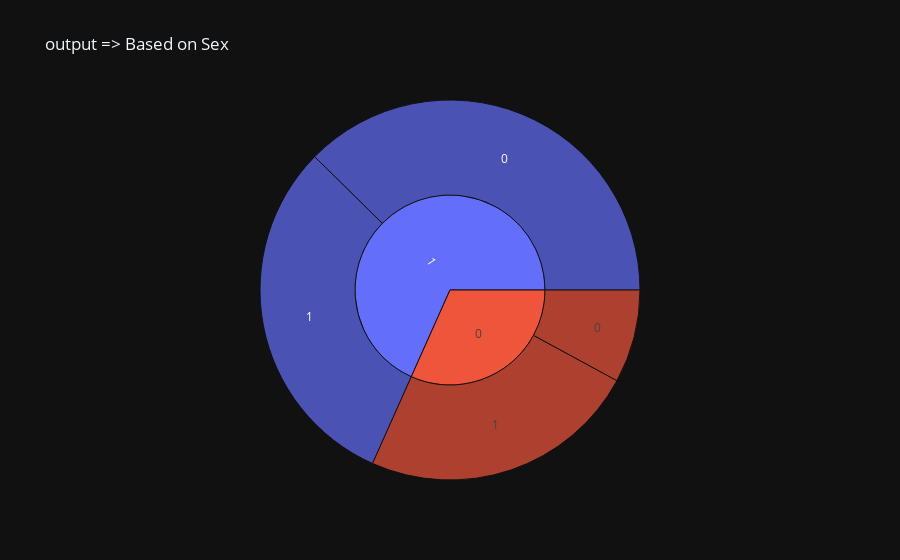
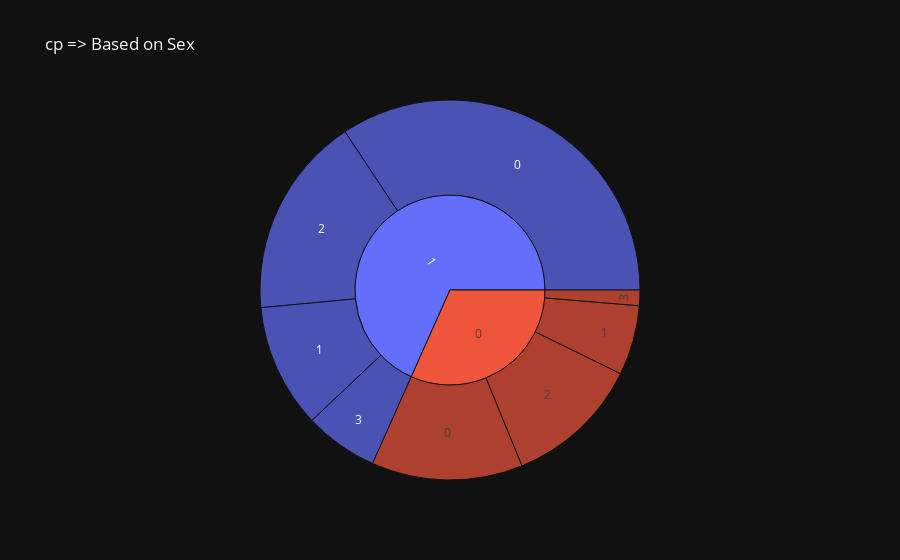
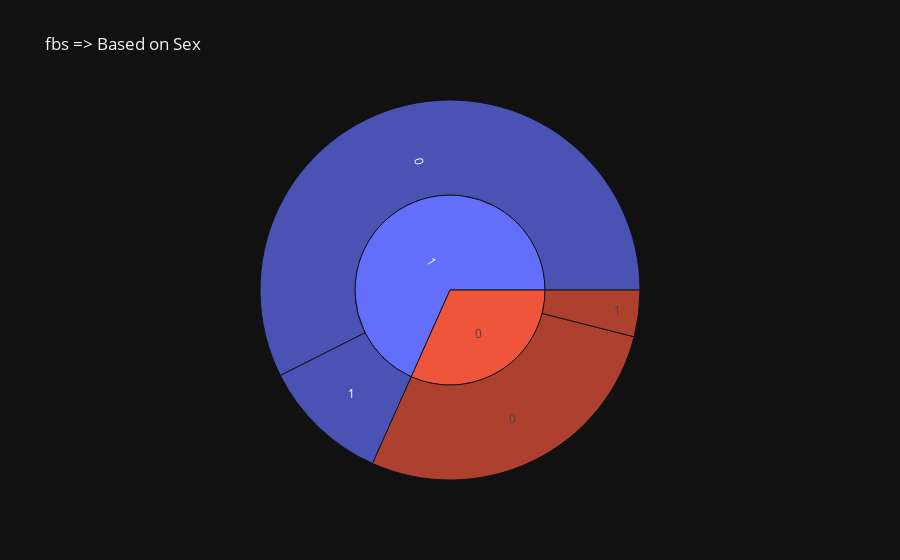
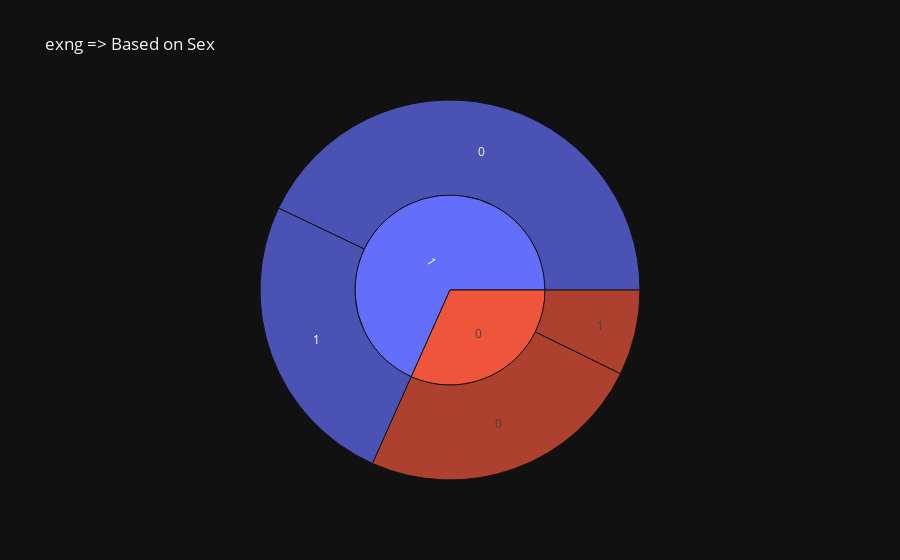

These figures' notebook cell, in order:
### Markdown cell above
**The sunburst plots from Plotly show more specific visualizations. They visualize hierarchical data spanning outwards radially from root to leaves. The sunburst sector hierarchy is determined by the entries in labels ( names in px. sunburst ) and in parents . The root starts from the center and children are added to the outer rings.**<br>
> In this case, the parent column is "Sex".

### Code cell
class_cols=["output",'cp',"fbs","exng","restecg","thall","caa","slp"]
for col in class_cols:
    ax= px.sunburst(data1, names= col,path= ["sex",col],template= "plotly_dark", title= "{} => Based on Sex".format(col))
    ax.show()

### Figure 1 — Plotly figure (JSON) as saved in the notebook; plotly's stock layout.template omitted (floating-point values rounded to 4 significant figures)
{"data": [{"branchvalues": "total", "domain": {"x": [0, 1], "y": [0, 1]}, "hovertemplate": "labels=%{label}<br>count=%{value}<br>parent=%{parent}<br>id=%{id}<extra></extra>", "ids": ["0/0", "1/0", "0/1", "1/1", "0", "1"], "labels": ["0", "0", "1", "1", "0", "1"], "name": "", "parents": ["0", "1", "0", "1", "", ""], "type": "sunburst", "values": [24, 114, 72, 93, 96, 207]}], "layout": {"legend": {"tracegroupgap": 0}, "title": {"text": "output => Based on Sex"}}}

### Figure 2 — Plotly figure (JSON) as saved in the notebook; plotly's stock layout.template omitted (floating-point values rounded to 4 significant figures)
{"data": [{"branchvalues": "total", "domain": {"x": [0, 1], "y": [0, 1]}, "hovertemplate": "labels=%{label}<br>count=%{value}<br>parent=%{parent}<br>id=%{id}<extra></extra>", "ids": ["0/0", "1/0", "0/1", "1/1", "0/2", "1/2", "0/3", "1/3", "0", "1"], "labels": ["0", "0", "1", "1", "2", "2", "3", "3", "0", "1"], "name": "", "parents": ["0", "1", "0", "1", "0", "1", "0", "1", "", ""], "type": "sunburst", "values": [39, 104, 18, 32, 35, 52, 4, 19, 96, 207]}], "layout": {"legend": {"tracegroupgap": 0}, "title": {"text": "cp => Based on Sex"}}}

### Figure 3 — Plotly figure (JSON) as saved in the notebook; plotly's stock layout.template omitted (floating-point values rounded to 4 significant figures)
{"data": [{"branchvalues": "total", "domain": {"x": [0, 1], "y": [0, 1]}, "hovertemplate": "labels=%{label}<br>count=%{value}<br>parent=%{parent}<br>id=%{id}<extra></extra>", "ids": ["0/0", "1/0", "0/1", "1/1", "0", "1"], "labels": ["0", "0", "1", "1", "0", "1"], "name": "", "parents": ["0", "1", "0", "1", "", ""], "type": "sunburst", "values": [84, 174, 12, 33, 96, 207]}], "layout": {"legend": {"tracegroupgap": 0}, "title": {"text": "fbs => Based on Sex"}}}

### Figure 4 — Plotly figure (JSON) as saved in the notebook; plotly's stock layout.template omitted (floating-point values rounded to 4 significant figures)
{"data": [{"branchvalues": "total", "domain": {"x": [0, 1], "y": [0, 1]}, "hovertemplate": "labels=%{label}<br>count=%{value}<br>parent=%{parent}<br>id=%{id}<extra></extra>", "ids": ["0/0", "1/0", "0/1", "1/1", "0", "1"], "labels": ["0", "0", "1", "1", "0", "1"], "name": "", "parents": ["0", "1", "0", "1", "", ""], "type": "sunburst", "values": [74, 130, 22, 77, 96, 207]}], "layout": {"legend": {"tracegroupgap": 0}, "title": {"text": "exng => Based on Sex"}}}
